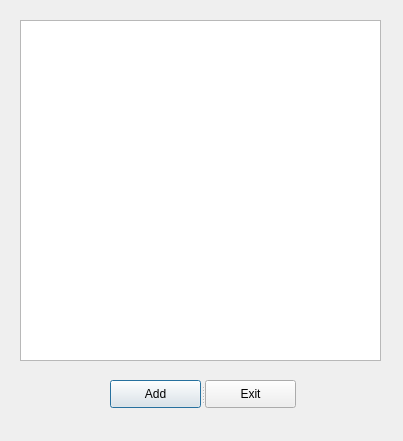
<?xml version="1.0" encoding="UTF-8"?>
<ui version="4.0">
 <class>loaddata</class>
 <widget class="QDialog" name="loaddata">
  <property name="geometry">
   <rect>
    <x>0</x>
    <y>0</y>
    <width>403</width>
    <height>441</height>
   </rect>
  </property>
  <property name="windowTitle">
   <string>Load data</string>
  </property>
  <widget class="QTableView" name="loadDataView">
   <property name="geometry">
    <rect>
     <x>20</x>
     <y>20</y>
     <width>361</width>
     <height>341</height>
    </rect>
   </property>
   <property name="selectionMode">
    <enum>QAbstractItemView::SingleSelection</enum>
   </property>
   <property name="sortingEnabled">
    <bool>false</bool>
   </property>
   <attribute name="verticalHeaderVisible">
    <bool>false</bool>
   </attribute>
   <attribute name="verticalHeaderShowSortIndicator" stdset="0">
    <bool>false</bool>
   </attribute>
  </widget>
  <widget class="QSplitter" name="splitter">
   <property name="geometry">
    <rect>
     <x>110</x>
     <y>380</y>
     <width>186</width>
     <height>28</height>
    </rect>
   </property>
   <property name="orientation">
    <enum>Qt::Horizontal</enum>
   </property>
   <widget class="QPushButton" name="btnAdd">
    <property name="text">
     <string>Add</string>
    </property>
   </widget>
   <widget class="QPushButton" name="btnExit">
    <property name="text">
     <string>Exit</string>
    </property>
   </widget>
  </widget>
 </widget>
 <resources/>
 <connections/>
</ui>
